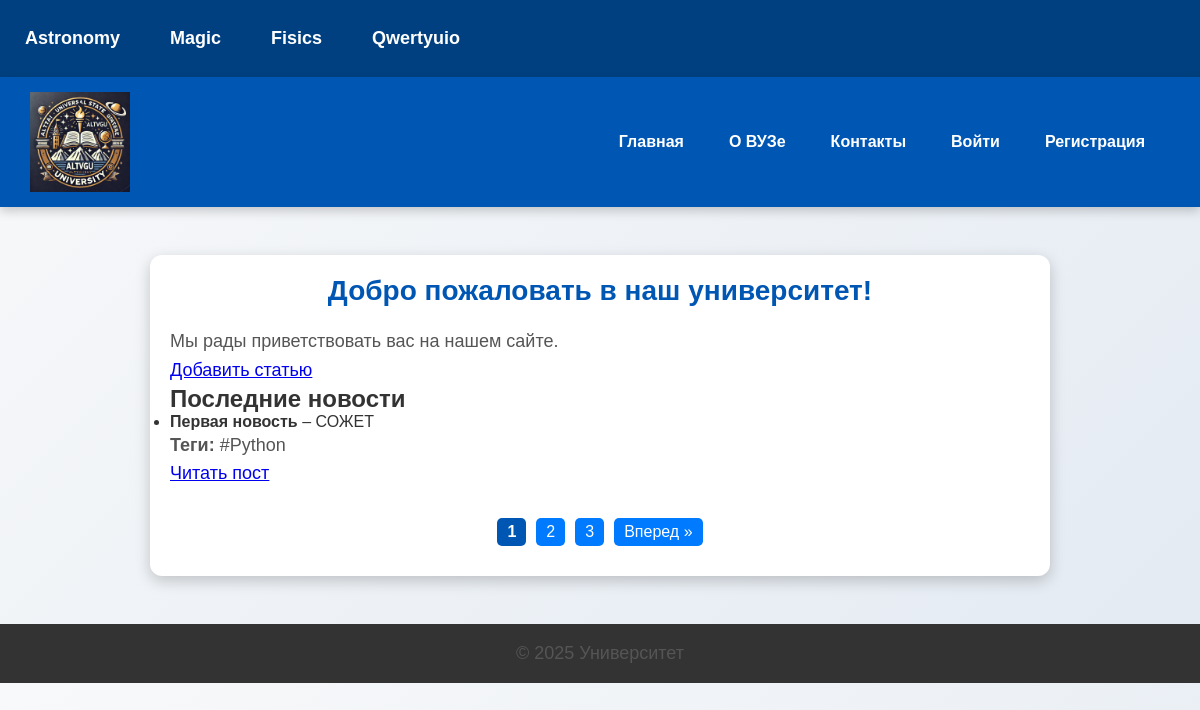
The page / on the database its author committed.
### university/models.py (models this page shows, shortened)
class News(models.Model):
    class Status(models.IntegerChoices):
        DRAFT = 0, 'Старая'
        actual = 1, 'Актуальная'
    tags = models.ManyToManyField(Tag, related_name='news')
    author = models.OneToOneField(Author, on_delete=models.CASCADE, null=True, blank=True)
    objects = models.Manager()
    category =  models.ForeignKey('Category', on_delete=models.CASCADE, verbose_name="Категория")
    published = PublishedModel()
    title = models.CharField(max_length=255, verbose_name="Заголовок")
    content = models.TextField(verbose_name="Содержание")
    actual = models.BooleanField(
        choices=[(False, 'Старая'), (True, 'Актуальная')],
        default=False,
        verbose_name="Актуальность"
    )
    photo = models.ImageField(upload_to="photos/%Y/%m/%d/",default=None, blank=True, null=True,verbose_name="Фото")
    slug = models.SlugField(unique=True, verbose_name="URL", allow_unicode=True)
    def get_absolute_url(self):
        return reverse('news_detail', kwargs={'post_slug': self.slug})
    class Meta:
        verbose_name = "Новость"
        verbose_name_plural = "Новости"
        permissions = [
            ("can_publish", "Может публиковать новости"),
            ("can_edit", "Может редактировать новости")
        ]

class Tag(models.Model):
    name = models.CharField(max_length=50, unique=True)

### university/views.py (the view, shortened to what this page needs)
# urls.py: path('', views.HomePage.as_view(), name='home'),
class HomePage(DataMixin, ListView):
    model = News
    template_name = 'university/index.html'
    context_object_name = 'posts'
    def get_queryset(self):
        return News.published.filter(actual=True)
    def get_context_data(self, *, object_list=None, **kwargs):
        return self.get_mixin_context(
            super().get_context_data(**kwargs),
            title='Главная страница',
            cat_selected=0
        )

### university/models.py (called while the page is built)
    def get_queryset(self):
        return super().get_queryset().filter(actual = News.Status.actual)

### university/templatetags/university_tags.py (called while the page is built)
@register.simple_tag
def get_categories():
    return cafs_db

### university/utils.py (called while the page is built)
    def get_mixin_context(self, context, **kwargs):
        if self.title_page:
            context['title'] = self.title_page
        context['menu'] = menu
        context['cat_selected'] = None
        context.update(kwargs)
        return context

### university/templates/university/index.html (shortened to what this page needs)
{% extends 'base.html' %}
{% block content %}
    <h1>Добро пожаловать в наш университет!</h1>
    <p>Мы рады приветствовать вас на нашем сайте.</p>
    <p>
        <a href="{% url 'addpage' %}" class="btn btn-primary">Добавить статью</a>
    </p>
    <h2>Последние новости</h2>
    <ul>
    {% for post in posts %}
        <li>
            <strong>{{ post.title }}</strong> – {{ post.content|upper }}
        </li>
        <p>
            <strong>Теги:</strong>
            {% for tag in post.tags.all %}
                <span class="tag">#{{ tag.name }}</span>
            {% empty %}
                <span>Нет тегов</span>
            {% endfor %}
        </p>
        <p class="link-read-post"><a href="{{ post.get_absolute_url }}">Читать пост</a></p>
    {% empty %}
        <p>Новостей пока нет.</p>
    {% endfor %}
    </ul>
    <nav class="pagination">
        {% if page_obj.has_other_pages %}
            <ul>
                {% for p in paginator.page_range %}
                    {% if page_obj.number == p %}
                        <li class="current-page">{{ p }}</li>
                    {% elif p >= page_obj.number|add:-2 and p <= page_obj.number|add:2 %}
                        <li><a href="?page={{ p }}">{{ p }}</a></li>
                    {% endif %}
                {% endfor %}
                {% if page_obj.has_next %}
                    <li><a href="?page={{ page_obj.next_page_number }}">Вперед &raquo;</a></li>
                {% endif %}
            </ul>
        {% endif %}
    </nav>
{% endblock %}

### university/static/university/css/styles.css (style rules this page uses)
* { box-sizing: border-box; margin: 0; padding: 0; }
body { font-family: 'Arial', sans-serif; background: linear-gradient(135deg, #f8f9fa, #e3eaf2); color: #333; }
nav { background: transparent; padding: 10px; }
h1 { text-align: center; color: #0056b3; font-size: 1.75rem; margin-bottom: 20px; animation: slideIn 0.6s ease-in-out; }
p { font-size: 1.125rem; line-height: 1.6; color: #555; }
.pagination { text-align: center; margin-top: 20px; }
.pagination ul { list-style: none; display: flex; justify-content: center; padding: 0; }
.pagination li { margin: 0 5px; }
.pagination a { display: inline-block; padding: 5px 10px; background: #007bff; color: white; text-decoration: none; border-radius: 5px; }
.pagination .current-page { padding: 5px 10px; background: #0056b3; color: white; font-weight: bold; border-radius: 5px; }

### rows shown on the page
News: title "Первая новость", content "СОЖЕТ"
Tag: name "Python"

### other values the page prints
{{ cat.name }} "Astronomy" "Magic" "Fisics" "Qwertyuio"
{{ p }} "1"
{{ p }} "2" "3"
